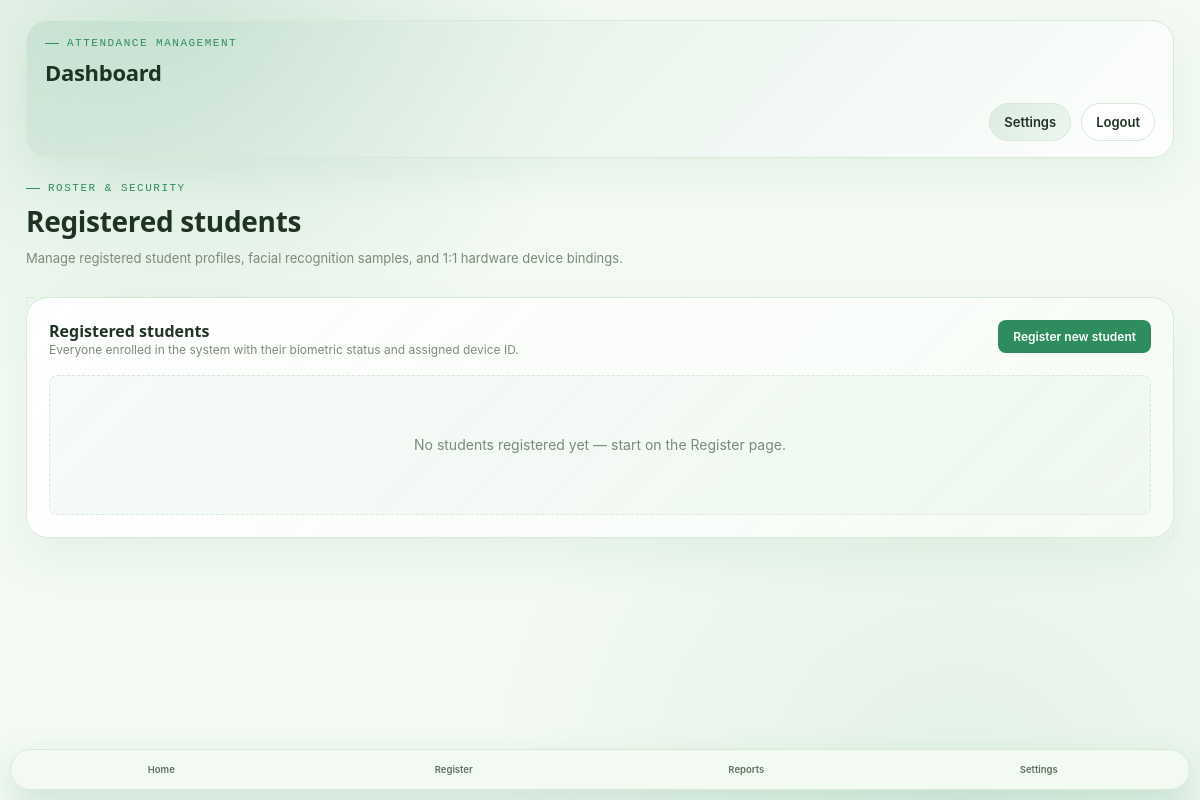
The page /students (signed in) on the database as committed earlier.
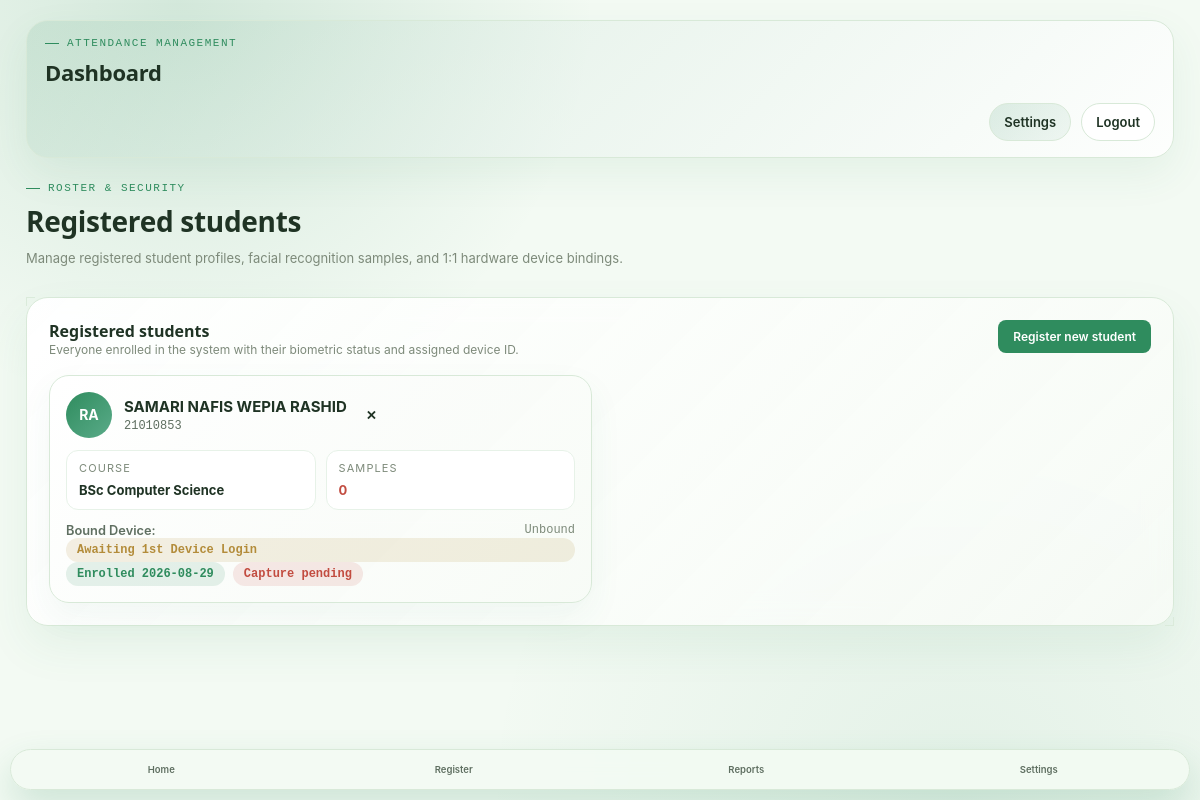
The same page on the database as committed later.
### tables this page shows
CREATE TABLE students (
                id            INTEGER PRIMARY KEY AUTOINCREMENT,
                student_id    TEXT UNIQUE NOT NULL,
                full_name     TEXT NOT NULL,
                course        TEXT NOT NULL,
                email         TEXT,
                face_samples  INTEGER DEFAULT 0,
                created_at    TEXT NOT NULL
            , device_name TEXT, device_reset_requested INTEGER DEFAULT 0, device_reset_reason TEXT, device_id TEXT);

### app.py (the view)
@app.route("/students")
def students_page():
    return render_template("students.html", students=db.list_students())

### app.py (called while the page is built)
@app.before_request
def restrict_manager_access():
    is_restricted_api = request.endpoint in MANAGER_API_ENDPOINTS or (request.endpoint == "api_zone" and request.method == "POST")
    is_restricted_page = request.endpoint in MANAGER_PAGES
    if is_restricted_page or is_restricted_api:
        if not session.get("logged_in"):
            if is_restricted_api:
                return jsonify({"ok": False, "error": "Authentication required"}), 401
            return redirect(url_for("login_page"))
        if session.get("role") != "manager":
            if is_restricted_api:
                return jsonify({"ok": False, "error": "Manager access required"}), 403
            flash("Access restricted to Managers.")
            return redirect(url_for("dashboard"))

### database.py (called while the page is built)
def get_connection():
    conn = sqlite3.connect(DB_PATH)
    conn.row_factory = sqlite3.Row
    return conn

def list_students():
    conn = get_connection()
    rows = conn.execute("SELECT * FROM students ORDER BY full_name").fetchall()
    conn.close()
    return [dict(r) for r in rows]

### templates/students.html (shortened to what this page needs)
{% extends "base.html" %}
{% block content %}
<div class="page-head">
  <div class="eyebrow">Roster & Security</div>
  <h1 class="page-title">Registered students</h1>
  <p class="page-sub">Manage registered student profiles, facial recognition samples, and 1:1 hardware device bindings.</p>
</div>
<div class="card">
  <div class="card-header">
    <div>
      <h3 class="section-title">Registered students</h3>
      <p class="section-hint">Everyone enrolled in the system with their biometric status and assigned device ID.</p>
    </div>
    <a href="/register" class="btn btn-primary btn-sm">Register new student</a>
  </div>
  {% if students %}
  <div class="students-grid">
    {% for s in students %}
    <article class="student-card">
      <div class="student-card__top">
        <div class="student-avatar">{{ s.full_name.split()[-1][:2]|upper }}</div>
        <div class="student-card__identity">
          <h4>{{ s.full_name }}</h4>
          <p class="mono">{{ s.student_id }}</p>
        </div>
        <button class="icon-button ghost" type="button" onclick="removeStudent('{{ s.student_id }}')" title="Delete Student">✕</button>
      </div>
      <div class="student-meta">
        <div class="student-meta__item">
          <span>Course</span>
          <strong>{{ s.course }}</strong>
        </div>
        <div class="student-meta__item">
          <span>Samples</span>
          {% if s.face_samples >= 5 %}
            <strong class="accent">{{ s.face_samples }}</strong>
          {% elif s.face_samples > 0 %}
            <strong class="warn">{{ s.face_samples }}</strong>
          {% else %}
            <strong class="danger">0</strong>
          {% endif %}
        </div>
      </div>
      <div class="mt-12 pt-12" style="border-top: 1px solid rgba(255,255,255,0.08); font-size:0.8rem;">
        <div class="flex-between">
          <span style="color:var(--text-mute); font-weight:600;">Bound Device:</span>
          <span class="mono" style="font-size:0.75rem; color:var(--accent);">
            {% if s.device_name %}
              {{ s.device_name }}
            {% elif s.device_id %}
              {{ s.device_id[:16] }}…
            {% else %}
              <span style="color:var(--text-faint);">Unbound</span>
            {% endif %}
          </span>
        </div>
        <div class="mt-8 flex-between">
          {% if s.device_id %}
            <button class="btn btn-ghost btn-sm" type="button" onclick="unbindDevice('{{ s.student_id }}', '{{ s.full_name }}')" style="font-size:0.75rem; padding:4px 8px; width:100%;">
              Unbind / Reset Device
            </button>
          {% else %}
            <span class="badge badge-warn" style="width:100%; text-align:center;">Awaiting 1st Device Login</span>
          {% endif %}
        </div>
      </div>
      <div class="student-footer mt-12">
        <span class="badge badge-ok">Enrolled {{ s.created_at[:10] }}</span>
        {% if s.face_samples >= 5 %}
          <span class="badge badge-ok">Verified</span>
        {% elif s.face_samples > 0 %}
          <span class="badge badge-warn">Needs Samples</span>
        {% else %}
          <span class="badge badge-danger">Capture pending</span>
        {% endif %}
      </div>
    </article>
    {% endfor %}
  </div>
  {% else %}
  <div class="empty-state">No students registered yet — start on the Register page.</div>
  {% endif %}
</div>
{% endblock %}

### templates/base.html (shortened to what this page needs)
<!doctype html>
<html lang="en">
  <head>
    <link rel="stylesheet" href="{{ url_for('static', filename='css/style.css') }}">
    <link rel="stylesheet" href="https://unpkg.com/leaflet@1.9.4/dist/leaflet.css" />
  </head>
  <body>
    <div class="shell {% if request.endpoint == 'login_page' %}login-page{% endif %}">
      <main class="main">
        {% if request.endpoint != 'login_page' %}
        <header class="top-bar">
          <div>
            {% if session.get('role') == 'student' %}
              <div class="eyebrow">Student Portal — {{ session.get('course', 'Enrolled') }}</div>
              <h1 class="page-title compact">Welcome, {{ session.get('full_name', 'Student') }}</h1>
            {% else %}
              <div class="eyebrow">Attendance Management</div>
              <h1 class="page-title compact">Dashboard</h1>
            {% endif %}
          </div>
          <div class="top-bar-actions">
            <button class="icon-button" type="button" data-settings-trigger>Settings</button>
            <a class="icon-button secondary" href="{{ url_for('logout') }}">Logout</a>
          </div>
        </header>
        {% endif %}
        {% block content %}{% endblock %}
      </main>
    </div>
    <nav class="mobile-nav" aria-label="Mobile navigation">
      <a class="mobile-nav-link {{ 'active' if request.endpoint == 'dashboard' else '' }}" href="/"><span>Home</span></a>
      {% if session.get('role') == 'manager' %}
        <a class="mobile-nav-link {{ 'active' if request.endpoint == 'register_page' else '' }}" href="/register"><span>Register</span></a>
        <a class="mobile-nav-link {{ 'active' if request.endpoint == 'reports_page' else '' }}" href="/reports"><span>Reports</span></a>
      {% endif %}
      <button class="mobile-nav-link" type="button" data-settings-trigger><span>Settings</span></button>
    </nav>
  </body>
</html>

Rows that differ between the two databases and show on the page:
added students: full_name "RA", full_name "SAMARI NAFIS WEPIA RASHID", student_id "21010853", course "BSc Computer Science", face_samples "0", created_at "2026-08-29"
Other text that changed with them:
text no longer shown: "No students registered yet — start on the Register page."
